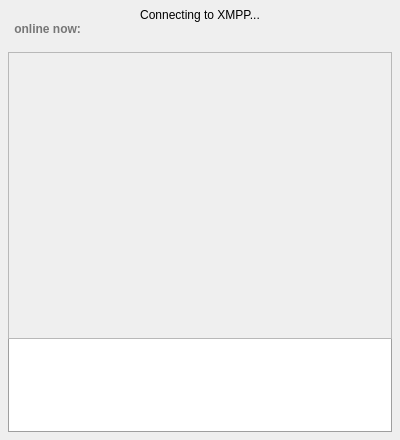
<?xml version="1.0" encoding="UTF-8"?>
<ui version="4.0">
 <class>ChatWindow</class>
 <widget class="QWidget" name="ChatWindow">
  <property name="geometry">
   <rect>
    <x>0</x>
    <y>0</y>
    <width>400</width>
    <height>440</height>
   </rect>
  </property>
  <property name="minimumSize">
   <size>
    <width>400</width>
    <height>238</height>
   </size>
  </property>
  <property name="windowTitle">
   <string>Chat</string>
  </property>
  <property name="styleSheet">
   <string notr="true">font-family: Helvetica, Arial, sans-serif;</string>
  </property>
  <layout class="QGridLayout" name="gridLayout">
   <property name="leftMargin">
    <number>0</number>
   </property>
   <property name="topMargin">
    <number>0</number>
   </property>
   <property name="rightMargin">
    <number>0</number>
   </property>
   <property name="bottomMargin">
    <number>0</number>
   </property>
   <item row="0" column="0">
    <layout class="QVBoxLayout" name="verticalLayout">
     <property name="spacing">
      <number>0</number>
     </property>
     <property name="leftMargin">
      <number>8</number>
     </property>
     <property name="topMargin">
      <number>8</number>
     </property>
     <property name="rightMargin">
      <number>8</number>
     </property>
     <property name="bottomMargin">
      <number>8</number>
     </property>
     <item>
      <widget class="QLabel" name="connectingToXMPPLabel">
       <property name="sizePolicy">
        <sizepolicy hsizetype="Expanding" vsizetype="Fixed">
         <horstretch>0</horstretch>
         <verstretch>0</verstretch>
        </sizepolicy>
       </property>
       <property name="text">
        <string>Connecting to XMPP...</string>
       </property>
       <property name="alignment">
        <set>Qt::AlignCenter</set>
       </property>
      </widget>
     </item>
     <item>
      <layout class="QHBoxLayout" name="horizontalLayout">
       <item>
        <widget class="QLabel" name="numOnlineLabel">
         <property name="sizePolicy">
          <sizepolicy hsizetype="Expanding" vsizetype="Fixed">
           <horstretch>0</horstretch>
           <verstretch>0</verstretch>
          </sizepolicy>
         </property>
         <property name="styleSheet">
          <string notr="true">font-weight: bold; color: palette(shadow); margin-bottom: 4px;</string>
         </property>
         <property name="text">
          <string> online now:</string>
         </property>
        </widget>
       </item>
      </layout>
     </item>
     <item>
      <widget class="QWidget" name="usersArea" native="true">
       <property name="sizePolicy">
        <sizepolicy hsizetype="Expanding" vsizetype="Minimum">
         <horstretch>0</horstretch>
         <verstretch>0</verstretch>
        </sizepolicy>
       </property>
       <property name="minimumSize">
        <size>
         <width>0</width>
         <height>0</height>
        </size>
       </property>
       <layout class="QVBoxLayout" name="verticalLayout_3">
        <property name="sizeConstraint">
         <enum>QLayout::SetDefaultConstraint</enum>
        </property>
        <property name="leftMargin">
         <number>0</number>
        </property>
        <property name="topMargin">
         <number>0</number>
        </property>
        <property name="rightMargin">
         <number>0</number>
        </property>
        <property name="bottomMargin">
         <number>12</number>
        </property>
        <item>
         <widget class="QWidget" name="usersWidget" native="true"/>
        </item>
       </layout>
      </widget>
     </item>
     <item>
      <widget class="QScrollArea" name="messagesScrollArea">
       <property name="horizontalScrollBarPolicy">
        <enum>Qt::ScrollBarAlwaysOff</enum>
       </property>
       <property name="widgetResizable">
        <bool>true</bool>
       </property>
       <widget class="QWidget" name="scrollAreaWidgetContents">
        <property name="geometry">
         <rect>
          <x>0</x>
          <y>0</y>
          <width>382</width>
          <height>16</height>
         </rect>
        </property>
        <property name="sizePolicy">
         <sizepolicy hsizetype="Preferred" vsizetype="Fixed">
          <horstretch>0</horstretch>
          <verstretch>0</verstretch>
         </sizepolicy>
        </property>
        <property name="styleSheet">
         <string notr="true">margin-top: 0px;</string>
        </property>
        <layout class="QVBoxLayout" name="messagesVBoxLayout">
         <property name="spacing">
          <number>0</number>
         </property>
         <property name="leftMargin">
          <number>0</number>
         </property>
         <property name="topMargin">
          <number>0</number>
         </property>
         <property name="rightMargin">
          <number>0</number>
         </property>
         <property name="bottomMargin">
          <number>0</number>
         </property>
        </layout>
       </widget>
      </widget>
     </item>
     <item>
      <widget class="QFrame" name="chatFrame">
       <property name="sizePolicy">
        <sizepolicy hsizetype="Expanding" vsizetype="Maximum">
         <horstretch>0</horstretch>
         <verstretch>0</verstretch>
        </sizepolicy>
       </property>
       <property name="minimumSize">
        <size>
         <width>0</width>
         <height>78</height>
        </size>
       </property>
       <property name="styleSheet">
        <string notr="true">#chatFrame {
border-color: palette(dark); border-style: solid;  border-left-width: 1px; border-right-width: 1px; border-bottom-width: 1px;
}</string>
       </property>
       <property name="frameShape">
        <enum>QFrame::NoFrame</enum>
       </property>
       <property name="frameShadow">
        <enum>QFrame::Raised</enum>
       </property>
       <property name="lineWidth">
        <number>0</number>
       </property>
       <layout class="QVBoxLayout" name="verticalLayout_2">
        <property name="leftMargin">
         <number>0</number>
        </property>
        <property name="topMargin">
         <number>0</number>
        </property>
        <property name="rightMargin">
         <number>0</number>
        </property>
        <property name="bottomMargin">
         <number>0</number>
        </property>
        <item>
         <widget class="ChatInputArea" name="messagePlainTextEdit">
          <property name="sizePolicy">
           <sizepolicy hsizetype="Expanding" vsizetype="Expanding">
            <horstretch>0</horstretch>
            <verstretch>0</verstretch>
           </sizepolicy>
          </property>
          <property name="minimumSize">
           <size>
            <width>0</width>
            <height>60</height>
           </size>
          </property>
          <property name="font">
           <font>
            <family>Helvetica,Arial,sans-serif</family>
            <pointsize>14</pointsize>
           </font>
          </property>
          <property name="styleSheet">
           <string notr="true"/>
          </property>
          <property name="frameShape">
           <enum>QFrame::NoFrame</enum>
          </property>
          <property name="horizontalScrollBarPolicy">
           <enum>Qt::ScrollBarAlwaysOff</enum>
          </property>
          <property name="sizeAdjustPolicy">
           <enum>QAbstractScrollArea::AdjustToContents</enum>
          </property>
          <property name="tabChangesFocus">
           <bool>true</bool>
          </property>
          <property name="acceptRichText">
           <bool>false</bool>
          </property>
         </widget>
        </item>
       </layout>
      </widget>
     </item>
    </layout>
   </item>
  </layout>
 </widget>
 <customwidgets>
  <customwidget>
   <class>ChatInputArea</class>
   <extends>QTextEdit</extends>
   <header>ui/ChatInputArea.h</header>
  </customwidget>
 </customwidgets>
 <tabstops>
  <tabstop>messagesScrollArea</tabstop>
 </tabstops>
 <resources/>
 <connections/>
</ui>
